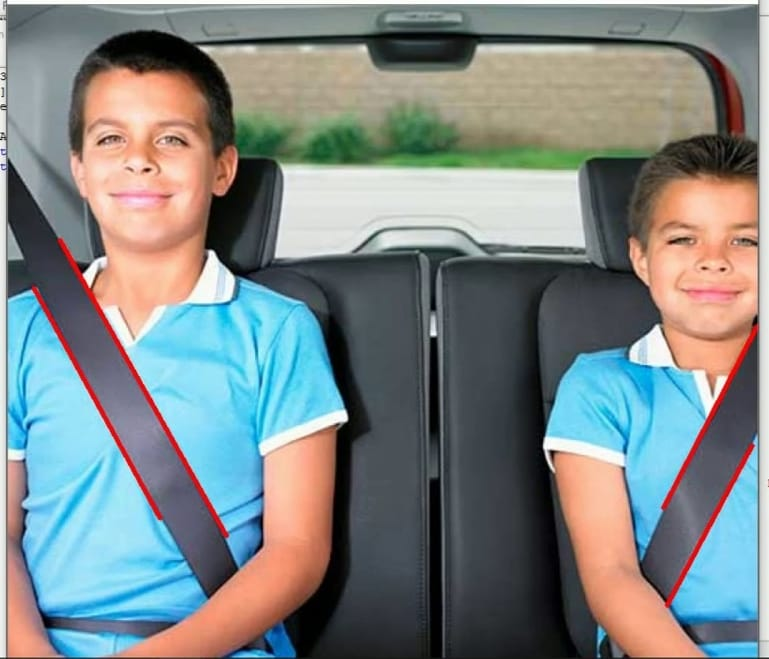
#> input picture test.jpg, 769 x 659 px
$ python detection.py
#> lines starting #> are read from the running program, lines starting #| are printed output that depends on the picture; after the words box and inside, x2 and y2 are one past the last pixel; in counts of white or black regions, pixels touching at a corner belong together
import cv2
import numpy as np

#Slope of line
def Slope(a,b,c,d):
        return (d - b)/(c - a)

# Reading Image
beltframe = cv2.imread("test.jpg")
#> beltframe is the input picture: shape (659, 769, 3); mean B, G, R 134.2, 134.4, 126.5

#Converting To GrayScale
beltgray=cv2.cvtColor(beltframe,cv2.COLOR_BGR2GRAY)
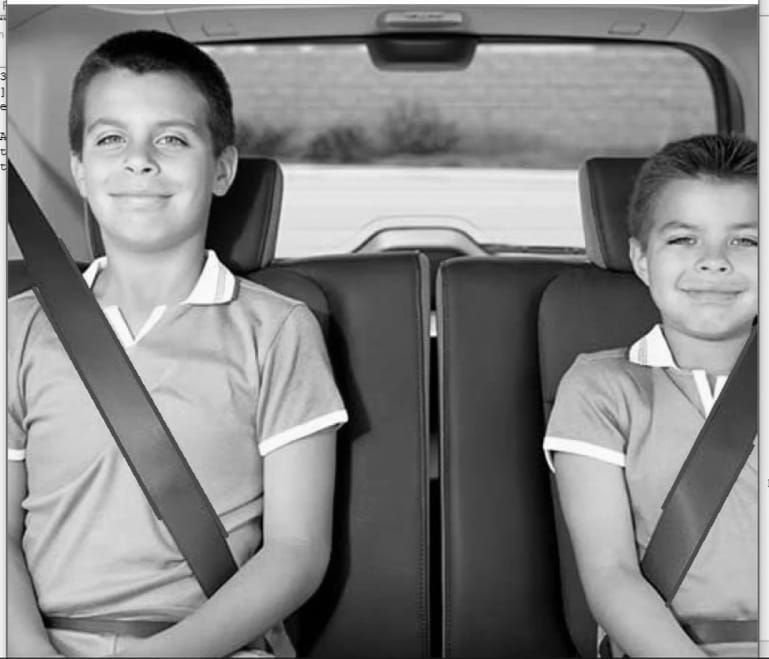
#> beltgray: shape (659, 769); min 0, max 255, mean 132

# No Belt Detected Yet
belt = False

# Bluring The Image For Smoothness
blur=cv2.blur(beltgray,(1,1))

# Converting Image To Edges
edges = cv2.Canny(blur, 50, 400)
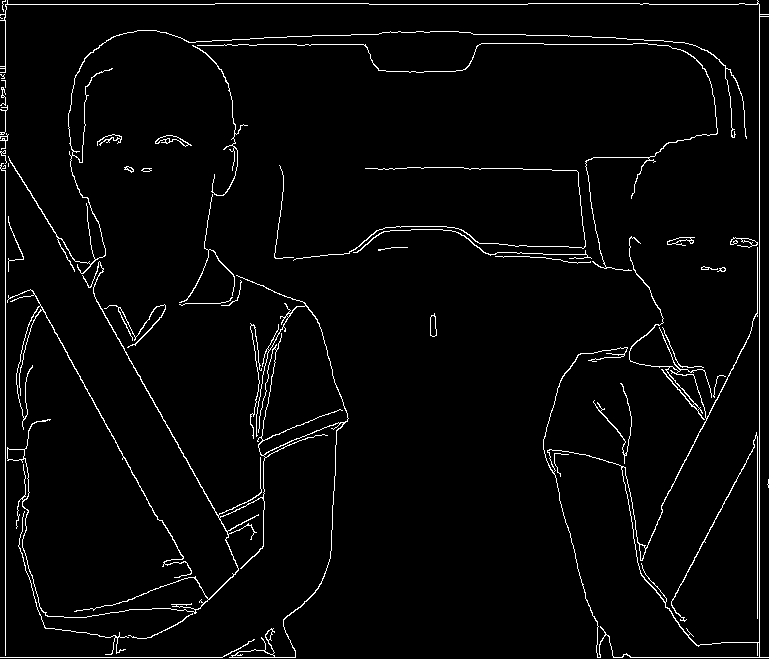
#> edges: shape (659, 769); 3% white in thin lines or dots

# Previous Line Slope
ps = 0

# Previous Line Co-ordinates
px1, py1, px2, py2 = 0, 0, 0, 0

# Extracting Lines
lines = cv2.HoughLinesP(edges, 1, np.pi/270, 30, maxLineGap = 20, minLineLength = 170)
#> lines = [[759, 657, 759, 4], [5, 657, 5, 0], [3, 4, 214, 4], [597, 657, 768, 657], [757, 618, 757, 436], [32, 290, 157, 519], [61, 238, 228, 535], [36, 296, 159, 520], [188, 42, 423, 31], [105, 315, 228, 534]]

# If "lines" Is Not Empty
if lines is not None:

    # Loop line by line
    for line in lines:

        # Co-ordinates Of Current Line
        x1, y1, x2, y2 = line[0]

        # Slope Of Current Line
        s = Slope(x1,y1,x2,y2)

        # If Current Line's Slope Is Greater Than 0.7 And Less Than 2
        if ((abs(s) > 0.7) and (abs (s) < 2)):

            # And Previous Line's Slope Is Within 0.7 To 2
            if((abs(ps) > 0.7) and (abs(ps) < 2)):

                # And Both The Lines Are Not Too Far From Each Other
                if(((abs(x1 - px1) > 5) and (abs(x2 - px2) > 5)) or ((abs(y1 - py1) > 5) and (abs(y2 - py2) > 5))):

                    # Plot The Lines On "beltframe"
                    cv2.line(beltframe, (x1, y1), (x2, y2), (0, 0, 255), 3)
                    cv2.line(beltframe, (px1, py1), (px2, py2), (0, 0, 255), 3)

                    # Belt Is Detected
                    print ("Belt Detected")
                    belt = True

        # Otherwise Current Slope Becomes Previous Slope (ps) And Current Line Becomes Previous Line (px1, py1, px2, py2)
        ps = s
        px1, py1, px2, py2 = line[0]
#> this loop made 10 passes
#> (x1, y1, x2, y2, s, belt, ps, px1) on passes 7 to 8: (61, 238, 228, 535, 1.78, True, 1.78, 61), (36, 296, 159, 520, 1.82, True, 1.82, 36)
#> (x1, y1, x2, y2, s, ps, px1, py1) on passes 1 to 6: (759, 657, 759, 4, -inf, -inf, 759, 657), (5, 657, 5, 0, -inf, -inf, 5, 657), (3, 4, 214, 4, 0, 0, 3, 4), (597, 657, 768, 657, 0, 0, 597, 657), (757, 618, 757, 436, -inf, -inf, 757, 618), (32, 290, 157, 519, 1.83, 1.83, 32, 290)
#| Belt Detected
#| Belt Detected
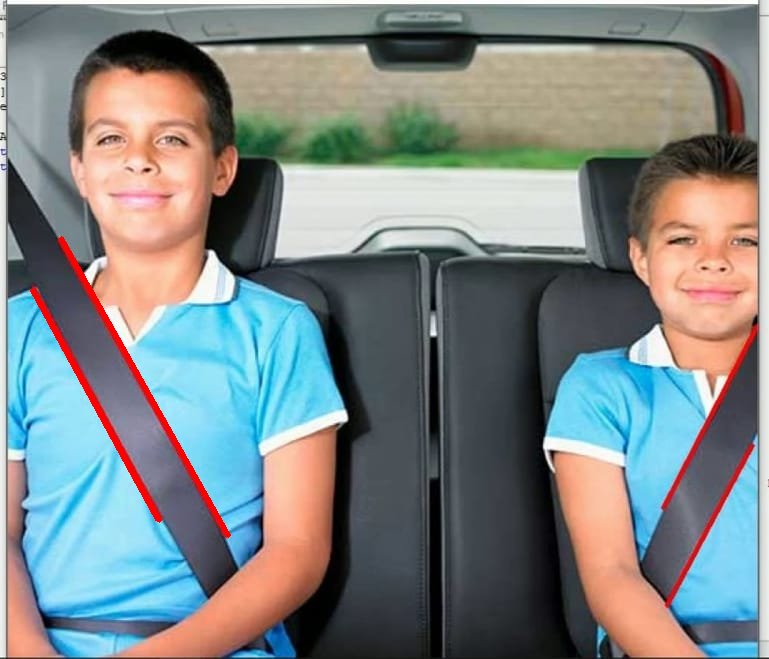
#> beltframe: shape (659, 769, 3); 0.64% of pixels changed, all inside (x1, y1, x2, y2) = (30, 236, 231, 538)

if belt == False:
    print("No Seatbelt detected")

# Show The "beltframe"
cv2.imshow("Seat Belt", beltframe)

$ run again, with maxresdefault.jpg copied over test.jpg
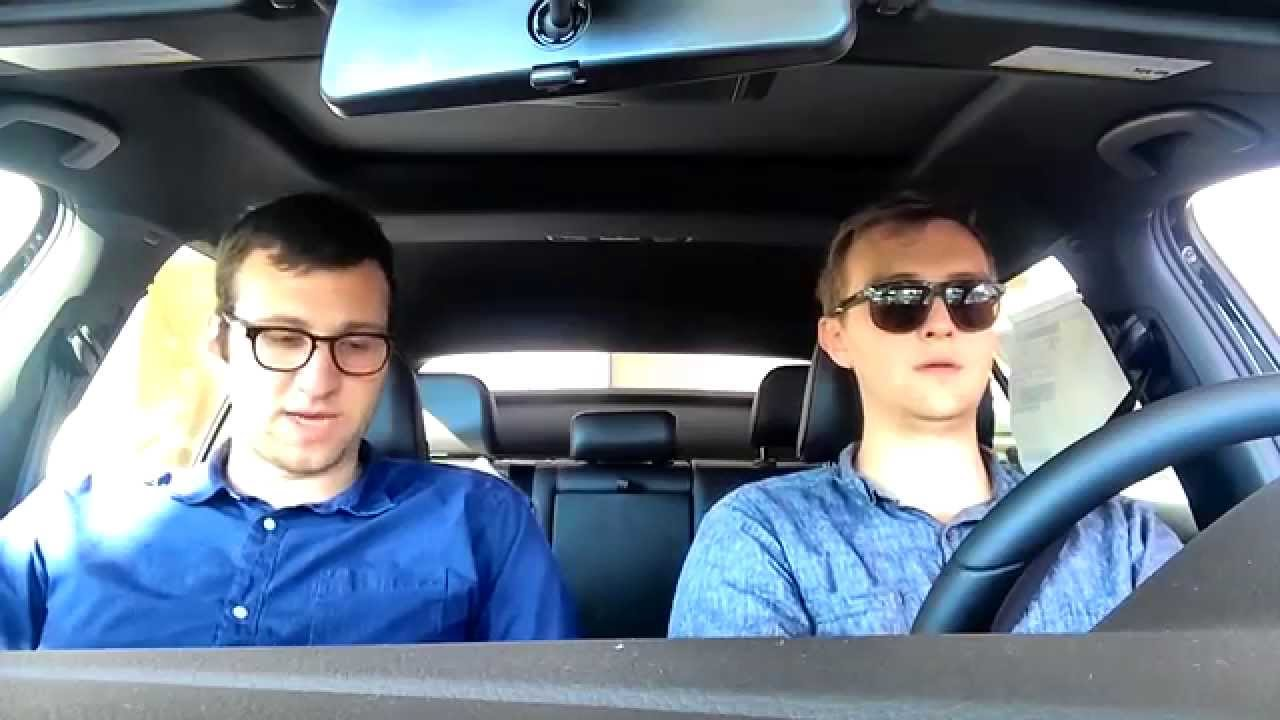
#> input picture maxresdefault.jpg, 1280 x 720 px
#> beltframe is the input picture: shape (720, 1280, 3); mean B, G, R 127.3, 112.9, 100.1
#> `beltgray=cv2.cvtColor(beltframe,cv2.COLOR_BGR2GRAY)`:
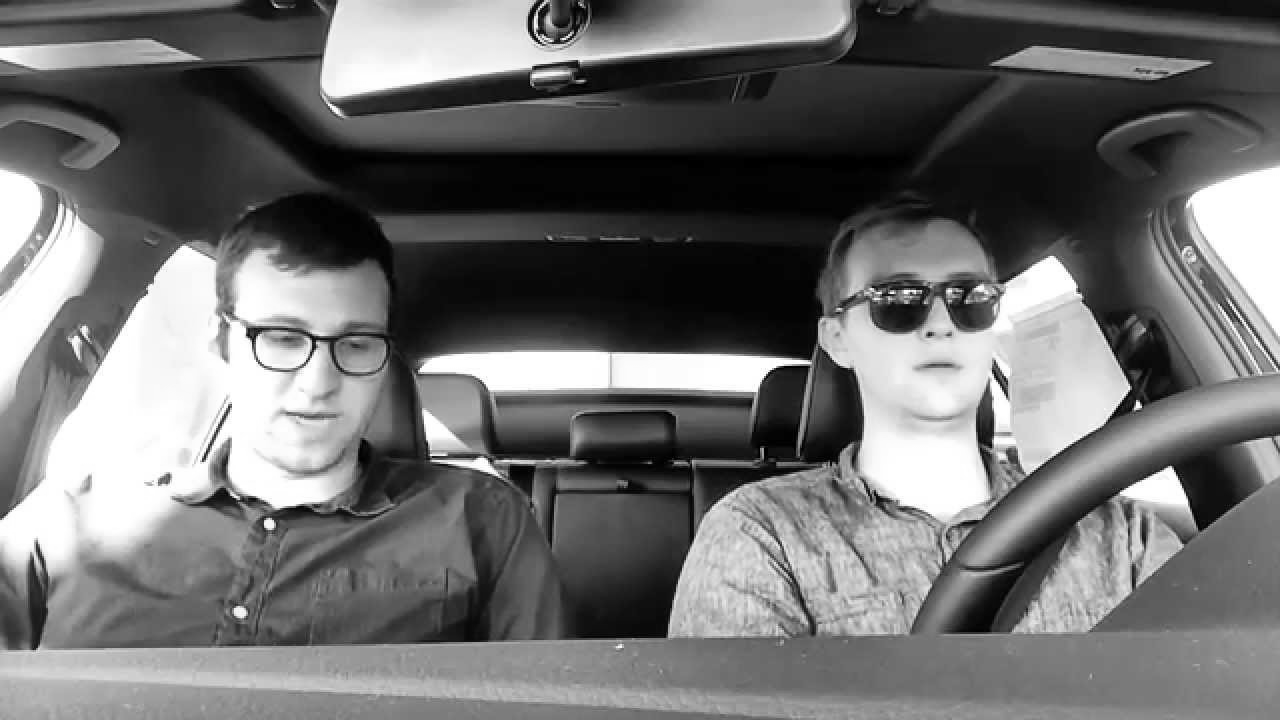
#> beltgray: shape (720, 1280); min 0, max 255, mean 110.7
#> `edges = cv2.Canny(blur, 50, 400)`:
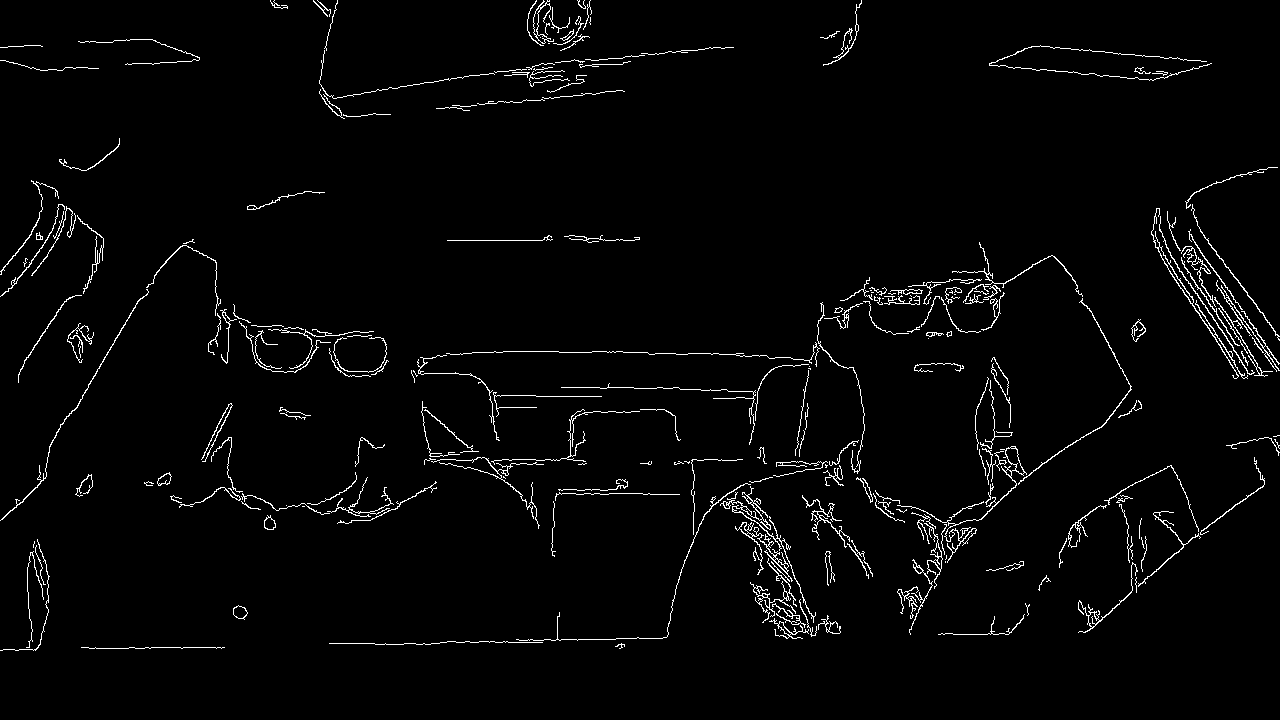
#> edges: shape (720, 1280); 2.4% white in thin lines or dots
#> lines = [[375, 644, 640, 638], [442, 108, 621, 90], [322, 98, 576, 60], [1035, 46, 1206, 61]]
#> the loop `for line in lines:` made 4 passes
#> (x1, y1, x2, y2, s, ps, px1, py1) on passes 1 to 4: (375, 644, 640, 638, -0.0226, -0.0226, 375, 644), (442, 108, 621, 90, -0.101, -0.101, 442, 108), (322, 98, 576, 60, -0.15, -0.15, 322, 98), (1035, 46, 1206, 61, 0.0877, 0.0877, 1035, 46)
